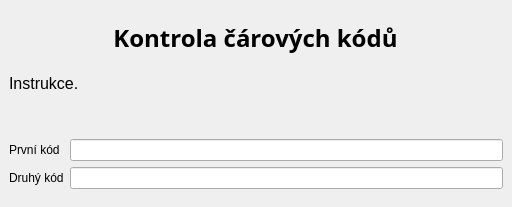
<?xml version="1.0" encoding="UTF-8"?>
<ui version="4.0">
 <class>BarcodeCheckerWindow</class>
 <widget class="QMainWindow" name="BarcodeCheckerWindow">
  <property name="geometry">
   <rect>
    <x>0</x>
    <y>0</y>
    <width>512</width>
    <height>207</height>
   </rect>
  </property>
  <property name="windowTitle">
   <string>Kontrola čárových kódů</string>
  </property>
  <property name="autoFillBackground">
   <bool>false</bool>
  </property>
  <widget class="QWidget" name="centralwidget">
   <property name="enabled">
    <bool>true</bool>
   </property>
   <layout class="QVBoxLayout" name="verticalLayout">
    <item alignment="Qt::AlignHCenter|Qt::AlignVCenter">
     <widget class="QLabel" name="labelTitle">
      <property name="font">
       <font>
        <family>Sans Serif</family>
        <pointsize>18</pointsize>
        <weight>75</weight>
        <bold>true</bold>
       </font>
      </property>
      <property name="text">
       <string>Kontrola čárových kódů</string>
      </property>
      <property name="alignment">
       <set>Qt::AlignCenter</set>
      </property>
     </widget>
    </item>
    <item alignment="Qt::AlignTop">
     <widget class="QLabel" name="labelStatus">
      <property name="font">
       <font>
        <pointsize>12</pointsize>
       </font>
      </property>
      <property name="text">
       <string>Instrukce.</string>
      </property>
      <property name="alignment">
       <set>Qt::AlignLeading|Qt::AlignLeft|Qt::AlignTop</set>
      </property>
     </widget>
    </item>
    <item>
     <layout class="QFormLayout" name="formLayout">
      <property name="fieldGrowthPolicy">
       <enum>QFormLayout::AllNonFixedFieldsGrow</enum>
      </property>
      <item row="0" column="0">
       <widget class="QLabel" name="label1">
        <property name="text">
         <string>První kód</string>
        </property>
       </widget>
      </item>
      <item row="1" column="0">
       <widget class="QLabel" name="label2">
        <property name="text">
         <string>Druhý kód</string>
        </property>
       </widget>
      </item>
      <item row="0" column="1">
       <widget class="QLineEdit" name="edit1">
        <property name="maxLength">
         <number>11</number>
        </property>
       </widget>
      </item>
      <item row="1" column="1">
       <widget class="QLineEdit" name="edit2">
        <property name="maxLength">
         <number>11</number>
        </property>
       </widget>
      </item>
     </layout>
    </item>
   </layout>
  </widget>
 </widget>
 <resources/>
 <connections/>
</ui>
